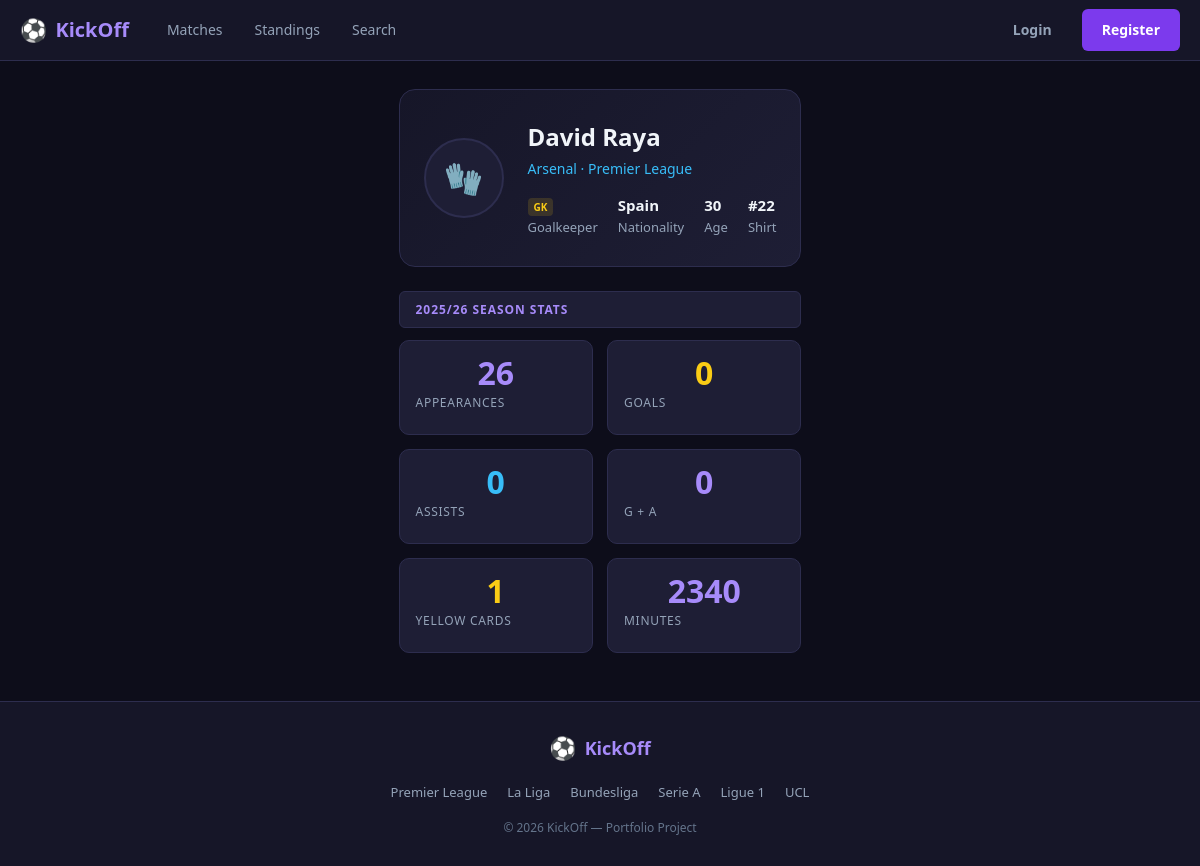
Screenshot of /player.php?id=1 with the database file from the repository.
### tables this page shows
CREATE TABLE players (
    id          INT PRIMARY KEY AUTO_INCREMENT,
    team_id     INT NOT NULL,
    name        VARCHAR(100) NOT NULL,
    position    ENUM('GK','DEF','MID','FWD') NOT NULL,
    nationality VARCHAR(100),
    age         INT,
    number      INT,
    FOREIGN KEY (team_id) REFERENCES teams(id)
);

CREATE TABLE teams (
    id         INT PRIMARY KEY AUTO_INCREMENT,
    league_id  INT NOT NULL,
    name       VARCHAR(100) NOT NULL,
    short_name VARCHAR(10)  NOT NULL,
    stadium    VARCHAR(100),
    founded    INT,
    coach      VARCHAR(100),
    FOREIGN KEY (league_id) REFERENCES leagues(id)
);

CREATE TABLE leagues (
    id      INT PRIMARY KEY AUTO_INCREMENT,
    name    VARCHAR(100) NOT NULL,
    country VARCHAR(100) NOT NULL,
    season  VARCHAR(10)  NOT NULL
);

CREATE TABLE player_stats (
    id             INT PRIMARY KEY AUTO_INCREMENT,
    player_id      INT NOT NULL,
    season         VARCHAR(10) NOT NULL,
    matches_played INT DEFAULT 0,
    goals          INT DEFAULT 0,
    assists        INT DEFAULT 0,
    yellow_cards   INT DEFAULT 0,
    red_cards      INT DEFAULT 0,
    minutes_played INT DEFAULT 0,
    FOREIGN KEY (player_id) REFERENCES players(id)
);

### classes/Player.php (called while the page is built, shortened)
<?php
class Player {
    private mysqli $conn;
    public function __construct(mysqli $conn) {
        $this->conn = $conn;
    }
    public function getById(int $id): ?array {
        $stmt = $this->conn->prepare(
            "SELECT p.*, t.name AS team_name, t.id AS team_id,
                    l.name AS league_name
             FROM players p
             JOIN teams t   ON t.id = p.team_id
             JOIN leagues l ON l.id = t.league_id
             WHERE p.id = ?"
        );
        $stmt->bind_param('i', $id);
        $stmt->execute();
        $player = $stmt->get_result()->fetch_assoc();
        return $player ?: null;
    }
    public function getStats(int $playerId): ?array {
        $stmt = $this->conn->prepare(
            'SELECT * FROM player_stats WHERE player_id = ? ORDER BY season DESC LIMIT 1'
        );
        $stmt->bind_param('i', $playerId);
        $stmt->execute();
        $stats = $stmt->get_result()->fetch_assoc();
        return $stats ?: null;
    }
}

### player.php (the view, shortened to what this page needs)
<?php
require_once 'classes/Player.php';
$db        = Database::getInstance()->getConn();
$playerObj = new Player($db);
$id     = isset($_GET['id']) ? (int)$_GET['id'] : 0;
$player = $playerObj->getById($id);
$stats     = $playerObj->getStats($id);
$posLabels = ['GK' => 'Goalkeeper', 'DEF' => 'Defender', 'MID' => 'Midfielder', 'FWD' => 'Forward'];
?>
<!DOCTYPE html>
<html lang="en">
<head>
    <link rel="stylesheet" href="<?= BASE_URL ?>/css/style.css">
</head>
<body>
<?php include 'includes/navbar.php'; ?>
<div class="page-container">
    <div class="player-hero">
        <div class="player-avatar">
            <?php
            $posEmoji = match($player['position']) {
                'GK'  => '🧤', 'DEF' => '🛡️', 'MID' => '🎯', 'FWD' => '⚡',
                default => '⚽'
            };
            echo $posEmoji;
            ?>
        </div>
        <div class="player-info" style="flex:1;">
            <div style="display:flex;align-items:center;gap:14px;flex-wrap:wrap;">
                <h1><?= htmlspecialchars($player['name']) ?></h1>
            </div>
            <div class="sub">
                <a href="<?= BASE_URL ?>/team.php?id=<?= $player['team_id'] ?>" style="color:var(--blue);">
                    <?= htmlspecialchars($player['team_name']) ?>
                </a>
                · <?= htmlspecialchars($player['league_name']) ?>
            </div>
            <div class="team-hero-meta" style="margin-top:12px;">
                <div class="meta-item">
                    <strong><span class="pos-badge pos-<?= $player['position'] ?>"><?= $player['position'] ?></span></strong>
                    <?= $posLabels[$player['position']] ?? $player['position'] ?>
                </div>
                <?php if ($player['nationality']): ?>
                <div class="meta-item">
                    <strong><?= htmlspecialchars($player['nationality']) ?></strong>
                    Nationality
                </div>
                <?php endif; ?>
                <?php if ($player['age']): ?>
                <div class="meta-item">
                    <strong><?= $player['age'] ?></strong>
                    Age
                </div>
                <?php endif; ?>
                <?php if ($player['number']): ?>
                <div class="meta-item">
                    <strong>#<?= $player['number'] ?></strong>
                    Shirt
                </div>
                <?php endif; ?>
            </div>
        </div>
    </div>
    <?php if ($stats): ?>
    <div class="section-label">2025/26 Season Stats</div>
    <div class="stat-grid" style="margin-top:12px;">
        <div class="stat-card">
            <div class="stat-value"><?= $stats['matches_played'] ?></div>
            <div class="stat-label">Appearances</div>
        </div>
        <div class="stat-card">
            <div class="stat-value" style="color:var(--goal);"><?= $stats['goals'] ?></div>
            <div class="stat-label">Goals</div>
        </div>
        <div class="stat-card">
            <div class="stat-value" style="color:var(--blue);"><?= $stats['assists'] ?></div>
            <div class="stat-label">Assists</div>
        </div>
        <div class="stat-card">
            <div class="stat-value"><?= $stats['goals'] + $stats['assists'] ?></div>
            <div class="stat-label">G + A</div>
        </div>
        <div class="stat-card">
            <div class="stat-value" style="color:var(--goal);"><?= $stats['yellow_cards'] ?></div>
            <div class="stat-label">Yellow Cards</div>
        </div>
        <div class="stat-card">
            <div class="stat-value"><?= $stats['minutes_played'] ?></div>
            <div class="stat-label">Minutes</div>
        </div>
    </div>
    <?php endif; ?>
</div>
<?php include 'includes/footer.php'; ?>
</body>
</html>

### css/style.css (style rules this page uses)
*, *::before, *::after { box-sizing: border-box; margin: 0; padding: 0; }
:root { --purple: #7C3AED; --purple-light:#A78BFA; --purple-dark: #5B21B6; --blue: #38BDF8; --blue-light: #7DD3FC; --blue-dark: #0284C7; --bg: #0D0D1A; --bg-card: #161628; --bg-elevated: #1E1E35; --bg-hover: #252540; --text: #F1F5F9; --text-muted: #94A3B8; --text-dim: #64748B; --border: #2D2D4E; --border-light:#3D3D5E; --win: #22C55E; --draw: #94A3B8; --loss: #EF4444; --goal: #FACC15; --radius: 10px; --radius-sm: 6px; --radius-lg: 16px; --shadow: 0 4px 24px rgba(0,0,0,0.4); --shadow-sm: 0 2px 8px rgba(0,0,0,0.3); }
html { scroll-behavior: smooth; }
body { background: var(--bg); color: var(--text); font-family: 'Segoe UI', system-ui, -apple-system, sans-serif; font-size: 15px; line-height: 1.6; min-height: 100vh; display: flex; flex-direction: column; }
a { color: var(--blue); text-decoration: none; transition: color .2s; }
.page-container { max-width: 1280px; margin: 0 auto; padding: 28px 20px; flex: 1; }
.section-label { padding: 8px 16px; background: var(--bg-elevated); border-radius: var(--radius-sm); font-size: 12px; font-weight: 700; text-transform: uppercase; letter-spacing: .08em; color: var(--purple-light); margin-bottom: 6px; margin-top: 16px; border: 1px solid var(--border); }
.stat-label { display: flex; justify-content: space-between; font-size: 13px; color: var(--text-muted); margin-bottom: 6px; }
.pos-badge { font-size: 10px; font-weight: 700; padding: 2px 6px; border-radius: 4px; }
.pos-GK { background: rgba(250,204,21,.15); color: var(--goal); }
.team-hero-meta { display: flex; gap: 20px; margin-top: 12px; flex-wrap: wrap; }
.meta-item { font-size: 13px; color: var(--text-muted); }
.meta-item strong { color: var(--text); display: block; font-size: 15px; }
.player-hero { background: linear-gradient(135deg, var(--bg-card), var(--bg-elevated)); border: 1px solid var(--border); border-radius: var(--radius-lg); padding: 28px 24px; margin-bottom: 24px; display: flex; align-items: center; gap: 24px; }
.player-avatar { width: 80px; height: 80px; border-radius: 50%; background: var(--bg-elevated); display: flex; align-items: center; justify-content: center; font-size: 32px; border: 2px solid var(--border); flex-shrink: 0; }
.player-info h1 { font-size: 24px; font-weight: 800; }
.player-info .sub { color: var(--blue); font-size: 14px; margin-top: 2px; }
.stat-grid { display: grid; grid-template-columns: repeat(auto-fit, minmax(130px, 1fr)); gap: 14px; margin-bottom: 20px; }
.stat-card { background: var(--bg-elevated); border: 1px solid var(--border); border-radius: var(--radius); padding: 16px; text-align: center; }
.stat-card .stat-value { font-size: 32px; font-weight: 900; color: var(--purple-light); line-height: 1; }
.stat-card .stat-label { font-size: 12px; color: var(--text-muted); margin-top: 4px; text-transform: uppercase; letter-spacing: .06em; }

### rows the page displays
players: position "🧤", name "David Raya", team.name "Arsenal", leagues.name "Premier League", position "GK", position "Goalkeeper", nationality "Spain", age "30", number "22"
player_stats: matches_played "26", goals "0", assists "0", $stats['goals'] + $stats['assists'] "0", yellow_cards "1", minutes_played "2340"

### other values shown
SITE_NAME "KickOff"
